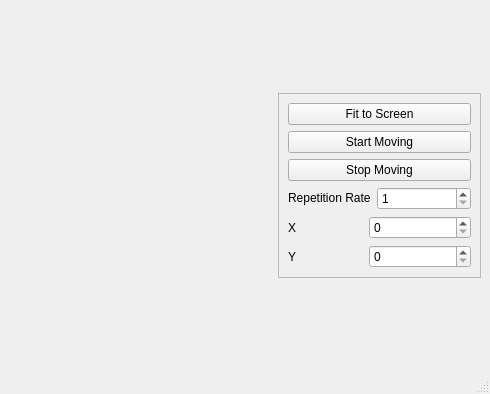
<?xml version="1.0" encoding="UTF-8"?>
<ui version="4.0">
 <class>MainWindow</class>
 <widget class="QMainWindow" name="MainWindow">
  <property name="geometry">
   <rect>
    <x>0</x>
    <y>0</y>
    <width>490</width>
    <height>394</height>
   </rect>
  </property>
  <property name="windowTitle">
   <string>MainWindow</string>
  </property>
  <widget class="QWidget" name="centralwidget">
   <layout class="QGridLayout" name="gridLayout_2">
    <item row="0" column="1">
     <widget class="QFrame" name="frame">
      <property name="sizePolicy">
       <sizepolicy hsizetype="Fixed" vsizetype="Fixed">
        <horstretch>0</horstretch>
        <verstretch>0</verstretch>
       </sizepolicy>
      </property>
      <property name="frameShape">
       <enum>QFrame::StyledPanel</enum>
      </property>
      <property name="frameShadow">
       <enum>QFrame::Raised</enum>
      </property>
      <layout class="QGridLayout" name="gridLayout">
       <item row="0" column="0">
        <widget class="QPushButton" name="pushButton_fit_to_screen">
         <property name="text">
          <string>Fit to Screen</string>
         </property>
        </widget>
       </item>
       <item row="1" column="0">
        <widget class="QPushButton" name="pushButton_start">
         <property name="sizePolicy">
          <sizepolicy hsizetype="Minimum" vsizetype="Fixed">
           <horstretch>0</horstretch>
           <verstretch>0</verstretch>
          </sizepolicy>
         </property>
         <property name="minimumSize">
          <size>
           <width>183</width>
           <height>0</height>
          </size>
         </property>
         <property name="text">
          <string>Start Moving</string>
         </property>
        </widget>
       </item>
       <item row="2" column="0">
        <widget class="QPushButton" name="pushButton_stop">
         <property name="sizePolicy">
          <sizepolicy hsizetype="Minimum" vsizetype="Fixed">
           <horstretch>0</horstretch>
           <verstretch>0</verstretch>
          </sizepolicy>
         </property>
         <property name="minimumSize">
          <size>
           <width>183</width>
           <height>0</height>
          </size>
         </property>
         <property name="text">
          <string>Stop Moving</string>
         </property>
        </widget>
       </item>
       <item row="3" column="0">
        <layout class="QHBoxLayout" name="horizontalLayout_2">
         <item>
          <widget class="QLabel" name="label_4">
           <property name="sizePolicy">
            <sizepolicy hsizetype="Fixed" vsizetype="Fixed">
             <horstretch>0</horstretch>
             <verstretch>0</verstretch>
            </sizepolicy>
           </property>
           <property name="text">
            <string>Repetition Rate</string>
           </property>
          </widget>
         </item>
         <item>
          <widget class="QSpinBox" name="spinBox_repetition">
           <property name="sizePolicy">
            <sizepolicy hsizetype="Expanding" vsizetype="Fixed">
             <horstretch>0</horstretch>
             <verstretch>0</verstretch>
            </sizepolicy>
           </property>
           <property name="minimum">
            <number>1</number>
           </property>
           <property name="maximum">
            <number>200</number>
           </property>
          </widget>
         </item>
        </layout>
       </item>
       <item row="4" column="0">
        <layout class="QHBoxLayout" name="horizontalLayout">
         <item>
          <widget class="QLabel" name="label">
           <property name="sizePolicy">
            <sizepolicy hsizetype="Fixed" vsizetype="Preferred">
             <horstretch>0</horstretch>
             <verstretch>0</verstretch>
            </sizepolicy>
           </property>
           <property name="minimumSize">
            <size>
             <width>75</width>
             <height>0</height>
            </size>
           </property>
           <property name="text">
            <string>X</string>
           </property>
          </widget>
         </item>
         <item>
          <widget class="QSpinBox" name="spinBox_x">
           <property name="sizePolicy">
            <sizepolicy hsizetype="Preferred" vsizetype="Expanding">
             <horstretch>0</horstretch>
             <verstretch>0</verstretch>
            </sizepolicy>
           </property>
          </widget>
         </item>
        </layout>
       </item>
       <item row="5" column="0">
        <layout class="QHBoxLayout" name="horizontalLayout_3">
         <item>
          <widget class="QLabel" name="label_2">
           <property name="sizePolicy">
            <sizepolicy hsizetype="Fixed" vsizetype="Preferred">
             <horstretch>0</horstretch>
             <verstretch>0</verstretch>
            </sizepolicy>
           </property>
           <property name="minimumSize">
            <size>
             <width>75</width>
             <height>0</height>
            </size>
           </property>
           <property name="text">
            <string>Y</string>
           </property>
          </widget>
         </item>
         <item>
          <widget class="QSpinBox" name="spinBox_y"/>
         </item>
        </layout>
       </item>
      </layout>
     </widget>
    </item>
    <item row="0" column="0">
     <widget class="BlittingWidgetXY" name="widget_blit" native="true">
      <property name="sizePolicy">
       <sizepolicy hsizetype="Preferred" vsizetype="Expanding">
        <horstretch>0</horstretch>
        <verstretch>0</verstretch>
       </sizepolicy>
      </property>
     </widget>
    </item>
   </layout>
   <zorder>frame</zorder>
   <zorder>widget_blit</zorder>
  </widget>
  <widget class="QMenuBar" name="menubar">
   <property name="geometry">
    <rect>
     <x>0</x>
     <y>0</y>
     <width>490</width>
     <height>21</height>
    </rect>
   </property>
  </widget>
  <widget class="QStatusBar" name="statusbar"/>
 </widget>
 <customwidgets>
  <customwidget>
   <class>BlittingWidgetXY</class>
   <extends>QWidget</extends>
   <header>plot_xystage_blit</header>
   <container>1</container>
  </customwidget>
 </customwidgets>
 <resources/>
 <connections/>
</ui>
